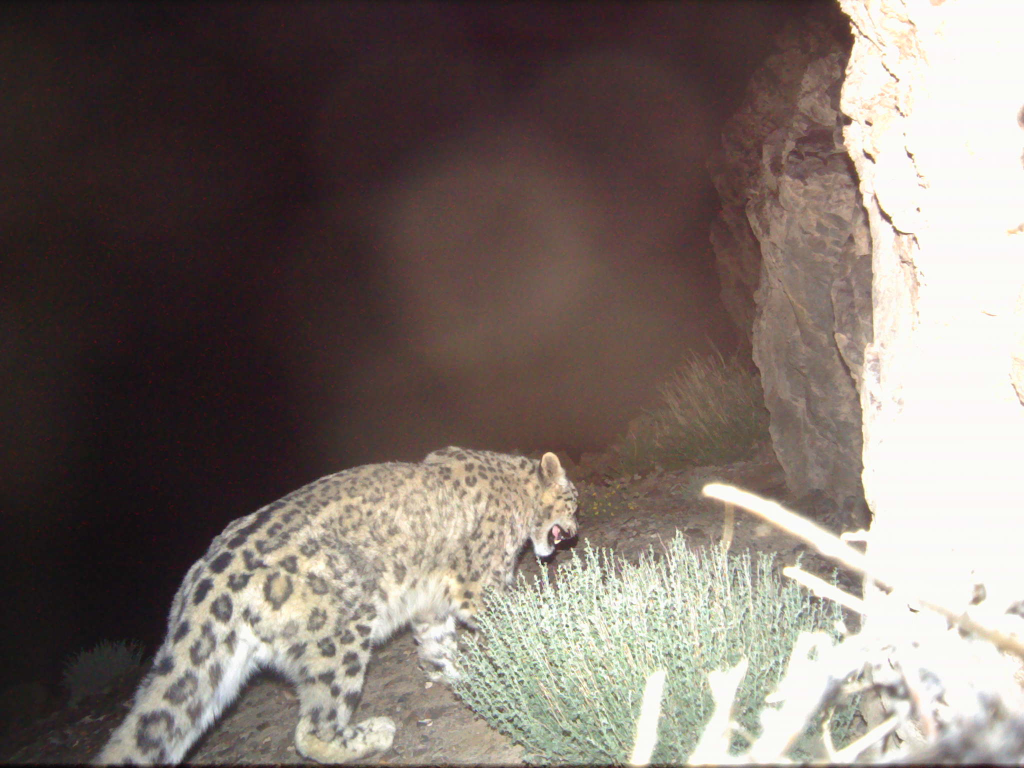
#> input picture Edited_Photos/01__Station4__Camera2__2012-07-22__00-53-20(1).JPG, 2048 x 1536 px, found by its file name (shown at 1/2 size)
$ python 'hist_equal - Copy.py'
#> lines starting #> are read from the running program, lines starting #| are printed output that depends on the picture
# -*- coding: utf-8 -*-
"""
Created on Mon Nov 25 10:26:32 2019

@author: caballe4
"""

#from _future_ import print_function
import cv2 as cv2
from PIL import Image

def red(intensity):
    iI = intensity
    i_min = 86
    i_max = 230

    o_min = 0
    o_max = 255

    io = ((iI-i_min)/(i_max-i_min))*255
    #io = (iI-i_min)*(((o_max-o_min)/(i_max - i_min)) + o_min)
    return io

def green(intensity):
    iI = intensity
    i_min = 90
    i_max = 225

    o_min = 0
    o_max = 255

    io = ((iI-i_min)/(i_max-i_min))*255
    #io = (iI-i_min)*(((o_max-o_min)/(i_max - i_min)) + o_min)
    return io

def blue(intensity):
    iI = intensity
    i_min = 100
    i_max = 210

    o_min = 0
    o_max = 255

    io = ((iI-i_min)/(i_max-i_min))*255
    #io = (iI-i_min)*(((o_max-o_min)/(i_max - i_min)) + o_min)
    return io

img = Image.open("C:/Users/caballe4/Desktop/01__Station4__Camera2__2012-07-22__00-53-20(1).jpg")
#> img is the input picture: PIL image 2048x1536 RGB; mean R, G, B 123.6, 112.7, 106.8

multi = img.split()
red_band = multi[0].point(red)
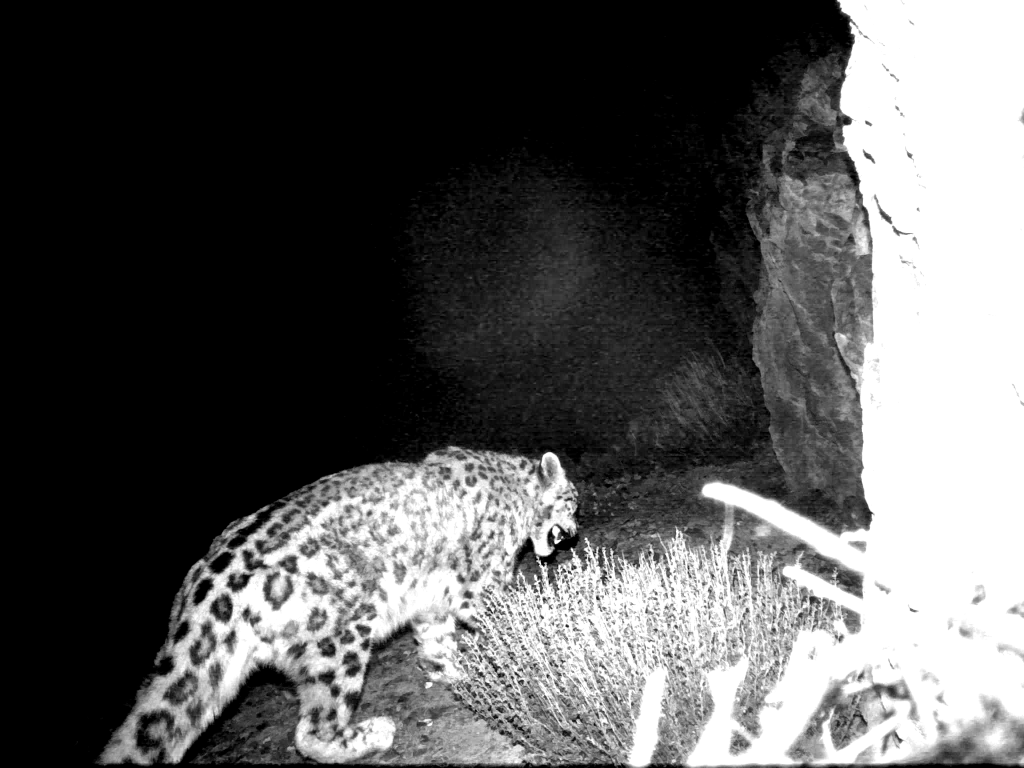
#> red_band: PIL image 2048x1536 L (shown at 1/2 size); min 0, max 255, mean 89.2
green_band = multi[1].point(green)
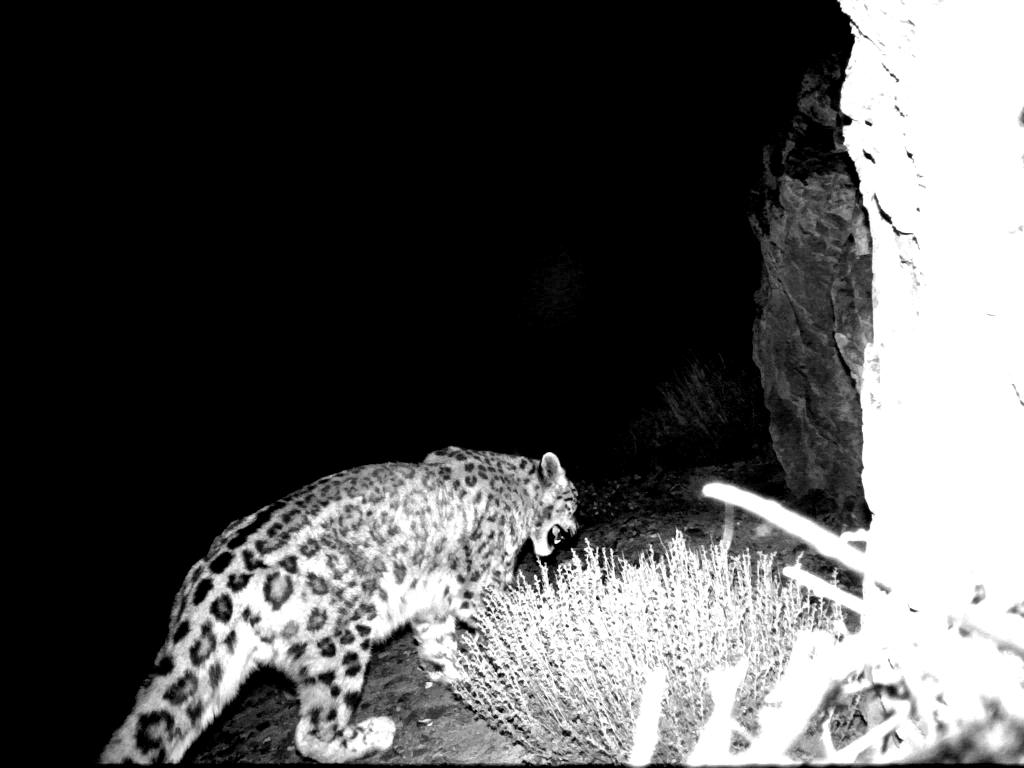
#> green_band: PIL image 2048x1536 L (shown at 1/2 size); min 0, max 255, mean 82.5
blue_band = multi[2].point(blue)
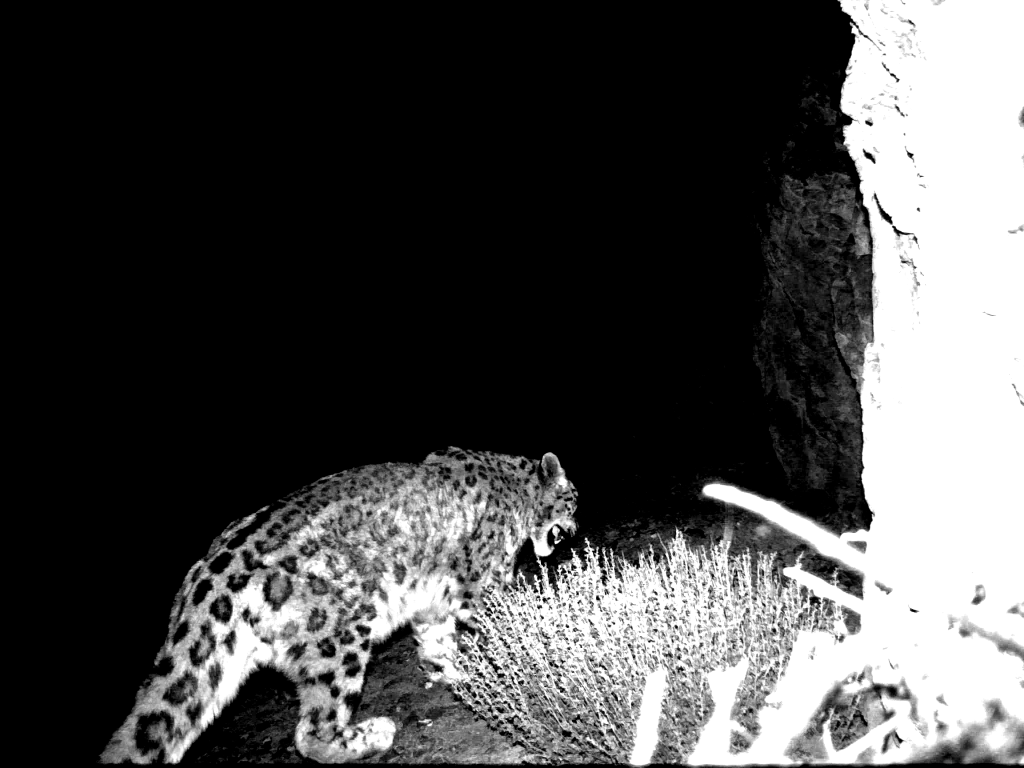
#> blue_band: PIL image 2048x1536 L (shown at 1/2 size); min 0, max 255, mean 75.3

normal_img = Image.merge("RGB",(red_band, green_band, blue_band))
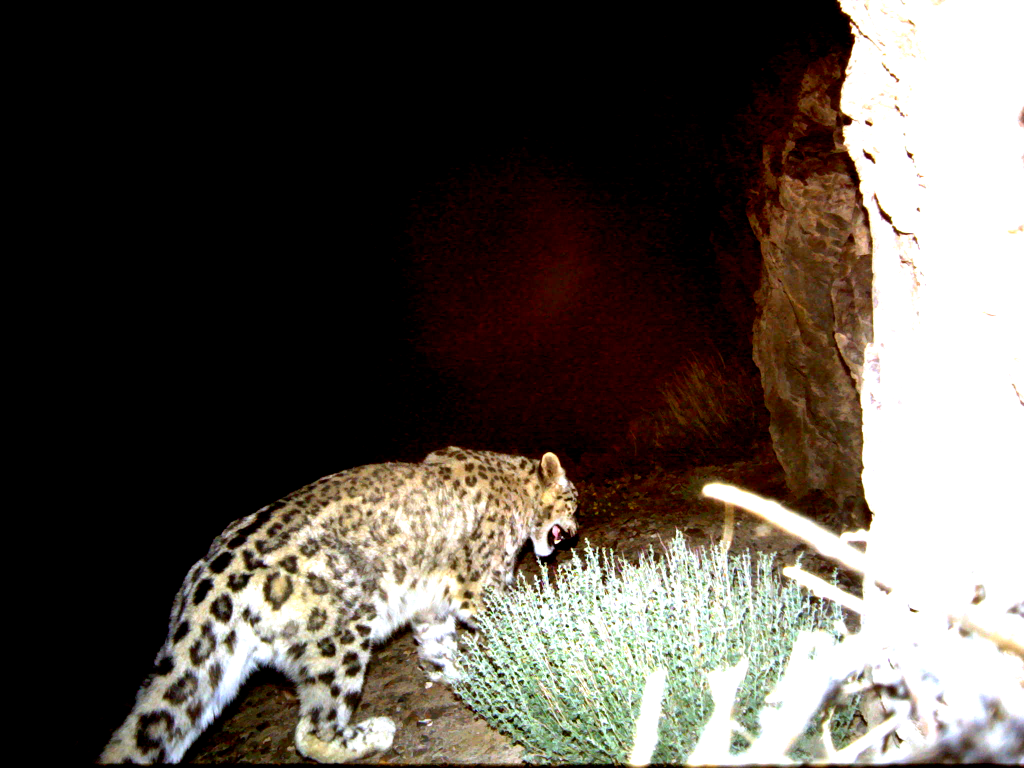
#> normal_img: PIL image 2048x1536 RGB (shown at 1/2 size); mean R, G, B 89.2, 82.5, 75.3

normal_img.show()

normal_img.save("C:/Users/caballe4/Desktop/01__Station05__Camera1__2012-7-16__15-14-30(10c).jpg", "JPEG")

image1 = cv2.imread('C:/Users/caballe4/Desktop/01__Station05__Camera1__2012-7-16__15-14-30(10c).jpg')
cv2.imshow("original",image1)
image1 = image1.astype('uint8')
image1 = cv2.cvtColor(image1,cv2.COLOR_BGR2GRAY)
#> image1: shape (1536, 2048)

hist_image = cv2.equalizeHist(image1)
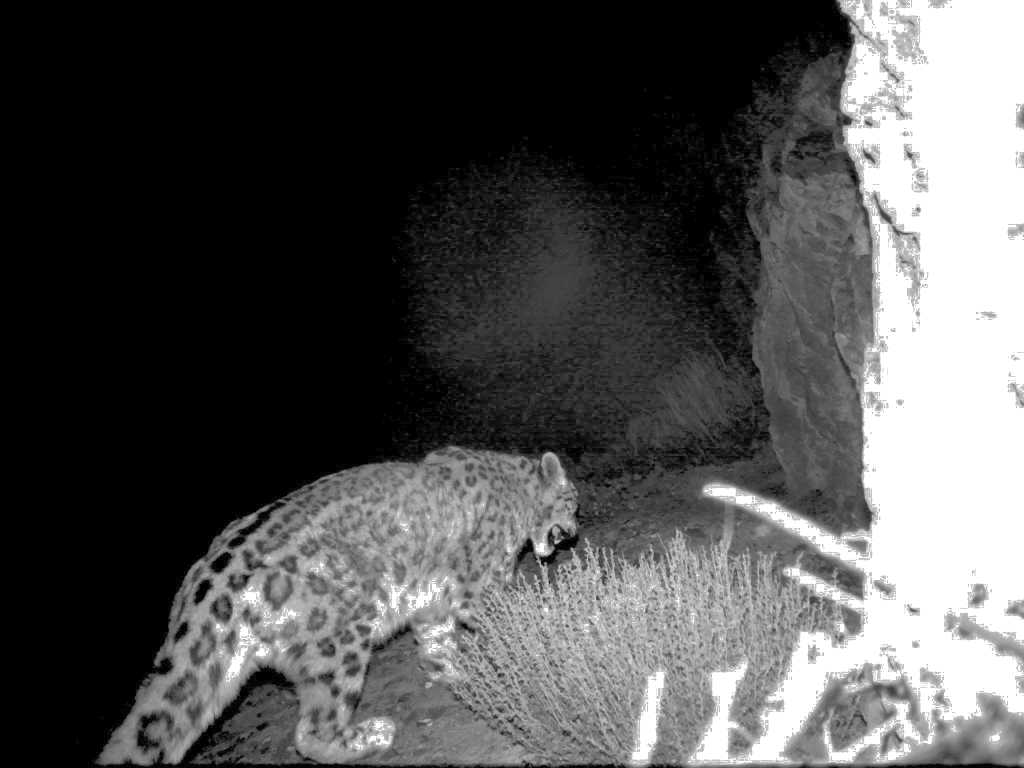
#> hist_image: shape (1536, 2048) (shown at 1/2 size); min 0, max 255, mean 81.8

cv2.imshow("Original Image",image1)
cv2.imshow("Equal Image", hist_image)
cv2.imwrite('C:/Users/caballe4/Desktop/01__Station05__Camera1__2012-7-16__15-14-30(104).jpg',hist_image)
cv2.waitKey()

$ run again, with Edited_Photos/01__Station05__Camera1__2012-6-14__5-38-10(2).JPG copied over Edited_Photos/01__Station4__Camera2__2012-07-22__00-53-20(1).JPG
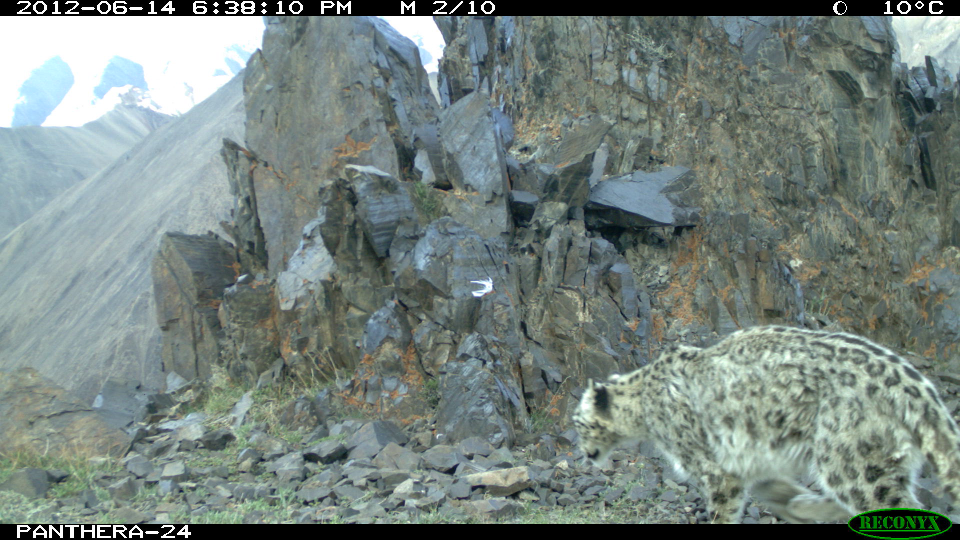
#> input picture Edited_Photos/01__Station05__Camera1__2012-6-14__5-38-10(2).JPG, 1920 x 1080 px, found by its file name (shown at 1/2 size)
#> img is the input picture: PIL image 1920x1080 RGB; mean R, G, B 119.1, 132.1, 127.2
#> `normal_img = Image.merge("RGB",(red_band, green_band, blue_band))`:
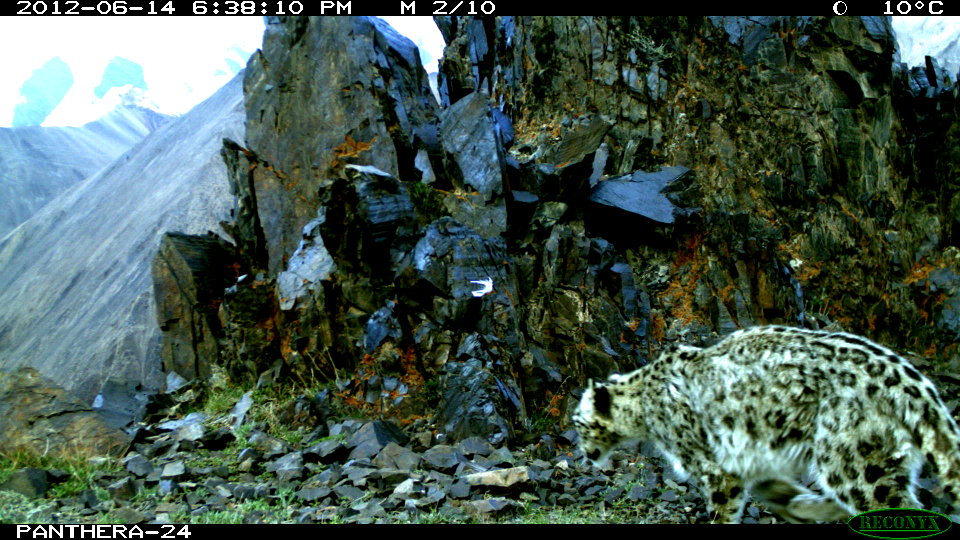
#> normal_img: PIL image 1920x1080 RGB (shown at 1/2 size); mean R, G, B 69.3, 88.7, 78.6
#> `hist_image = cv2.equalizeHist(image1)`:
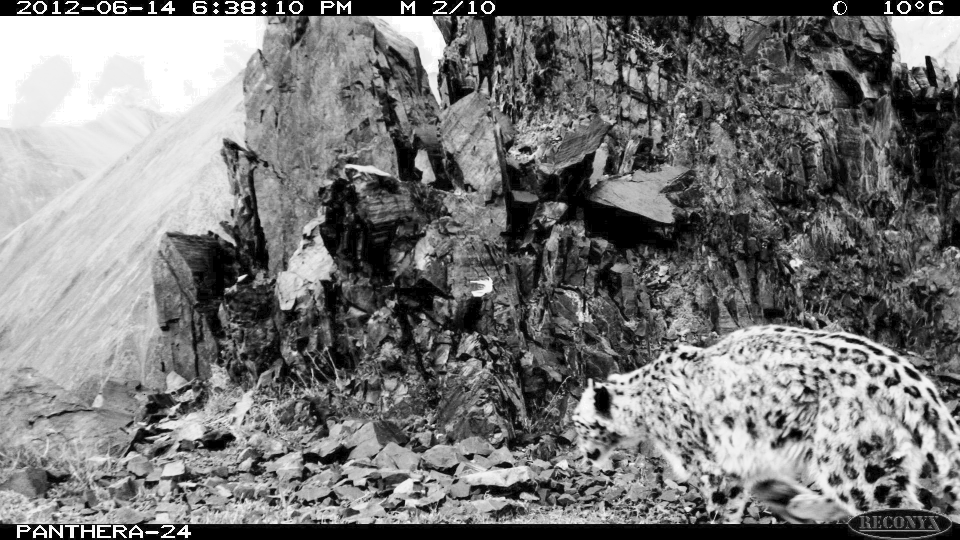
#> hist_image: shape (1080, 1920) (shown at 1/2 size); min 0, max 255, mean 119.2

$ run again, with Edited_Photos/01__Station05__Camera1__2012-7-16__15-14-30(1b).jpg copied over Edited_Photos/01__Station4__Camera2__2012-07-22__00-53-20(1).JPG
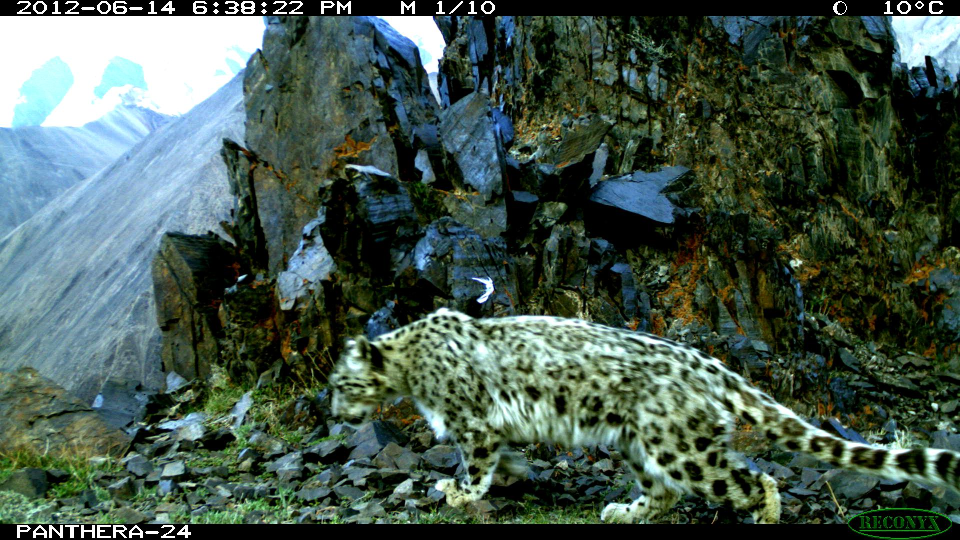
#> input picture Edited_Photos/01__Station05__Camera1__2012-7-16__15-14-30(1b).jpg, 1920 x 1080 px, found by its file name (shown at 1/2 size)
#> img is the input picture: PIL image 1920x1080 RGB; mean R, G, B 69.9, 88.6, 78.1
#> `image1 = cv2.cvtColor(image1,cv2.COLOR_BGR2GRAY)`:
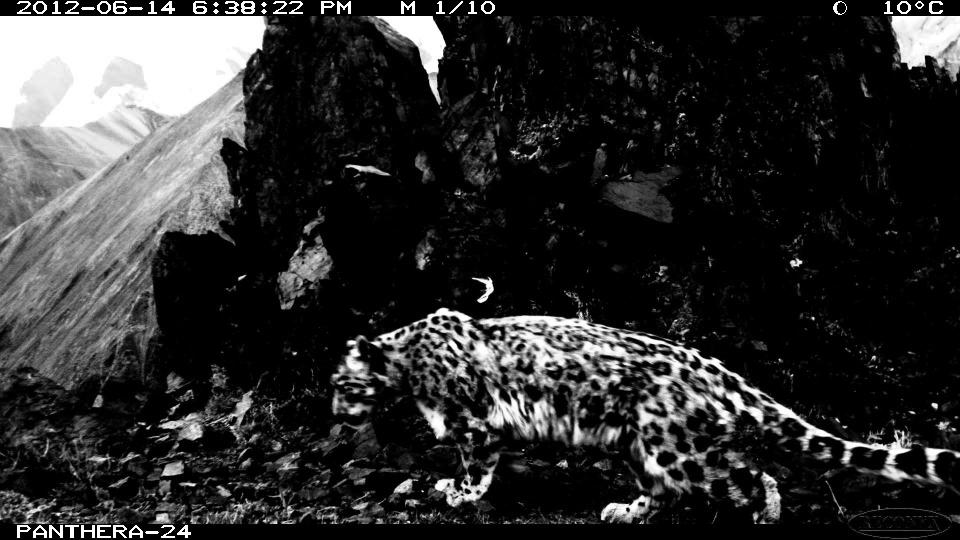
#> image1: shape (1080, 1920) (shown at 1/2 size); min 0, max 255, mean 47.7
#> `hist_image = cv2.equalizeHist(image1)`:
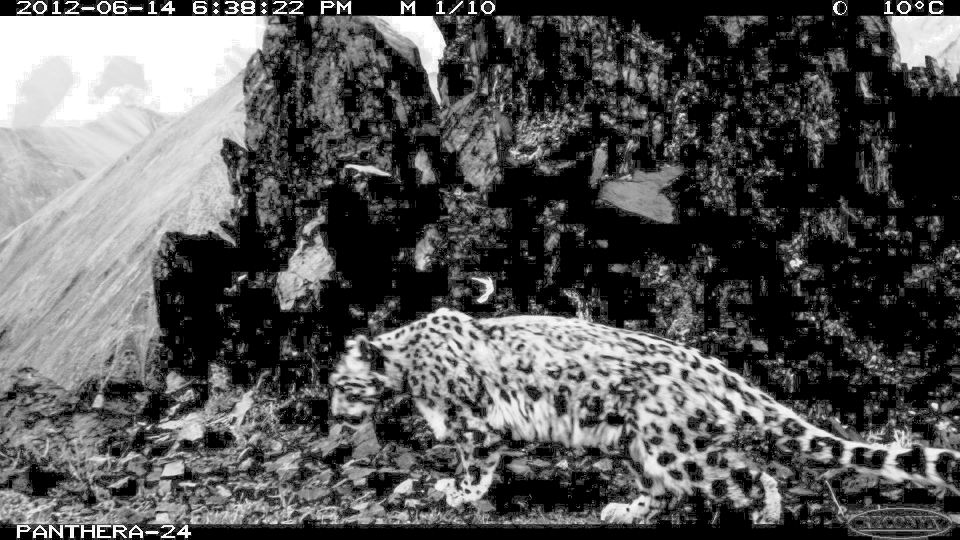
#> hist_image: shape (1080, 1920) (shown at 1/2 size); min 0, max 255, mean 86.3
